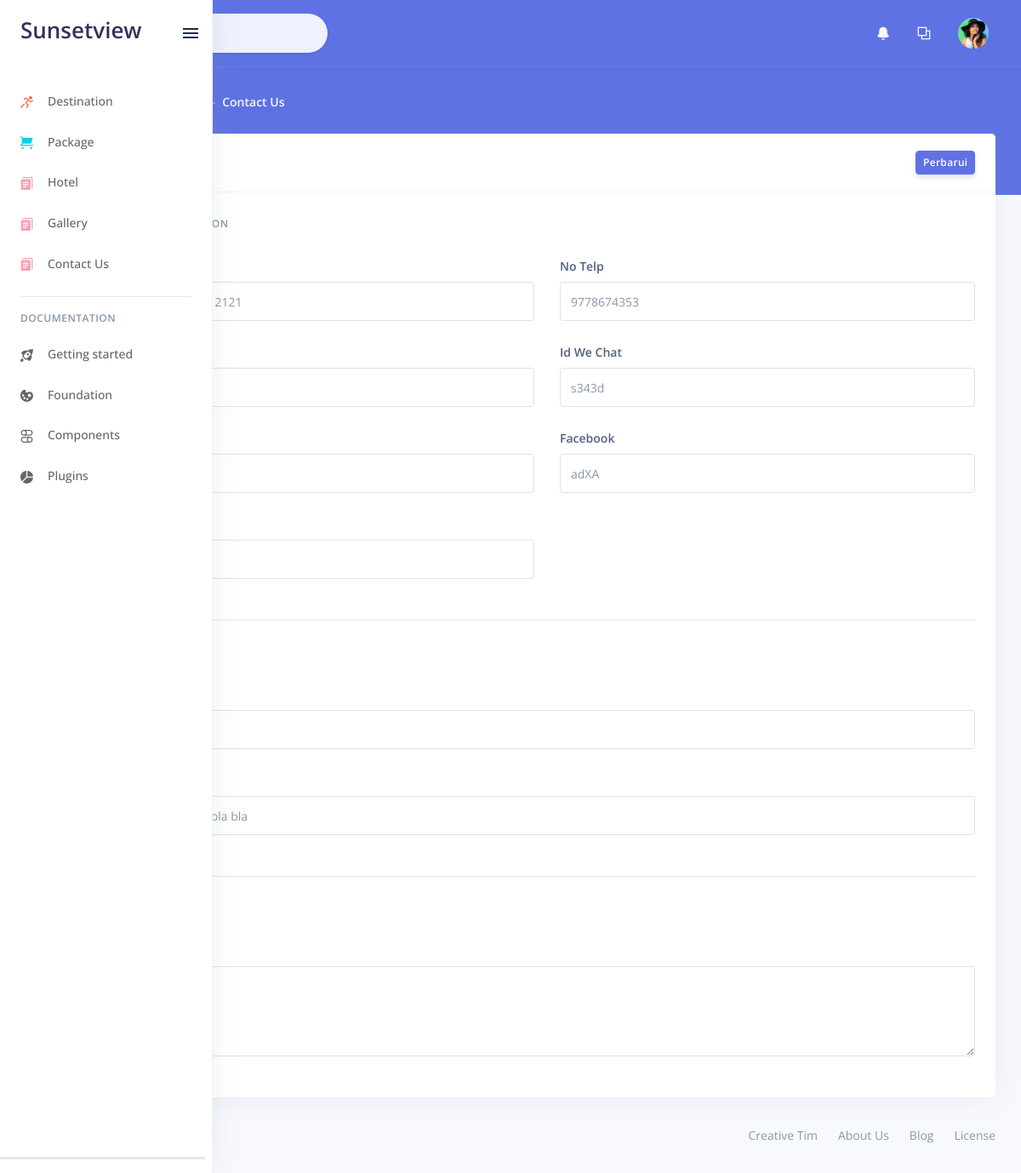
The page /index.php/admin/contact on the database as committed earlier.
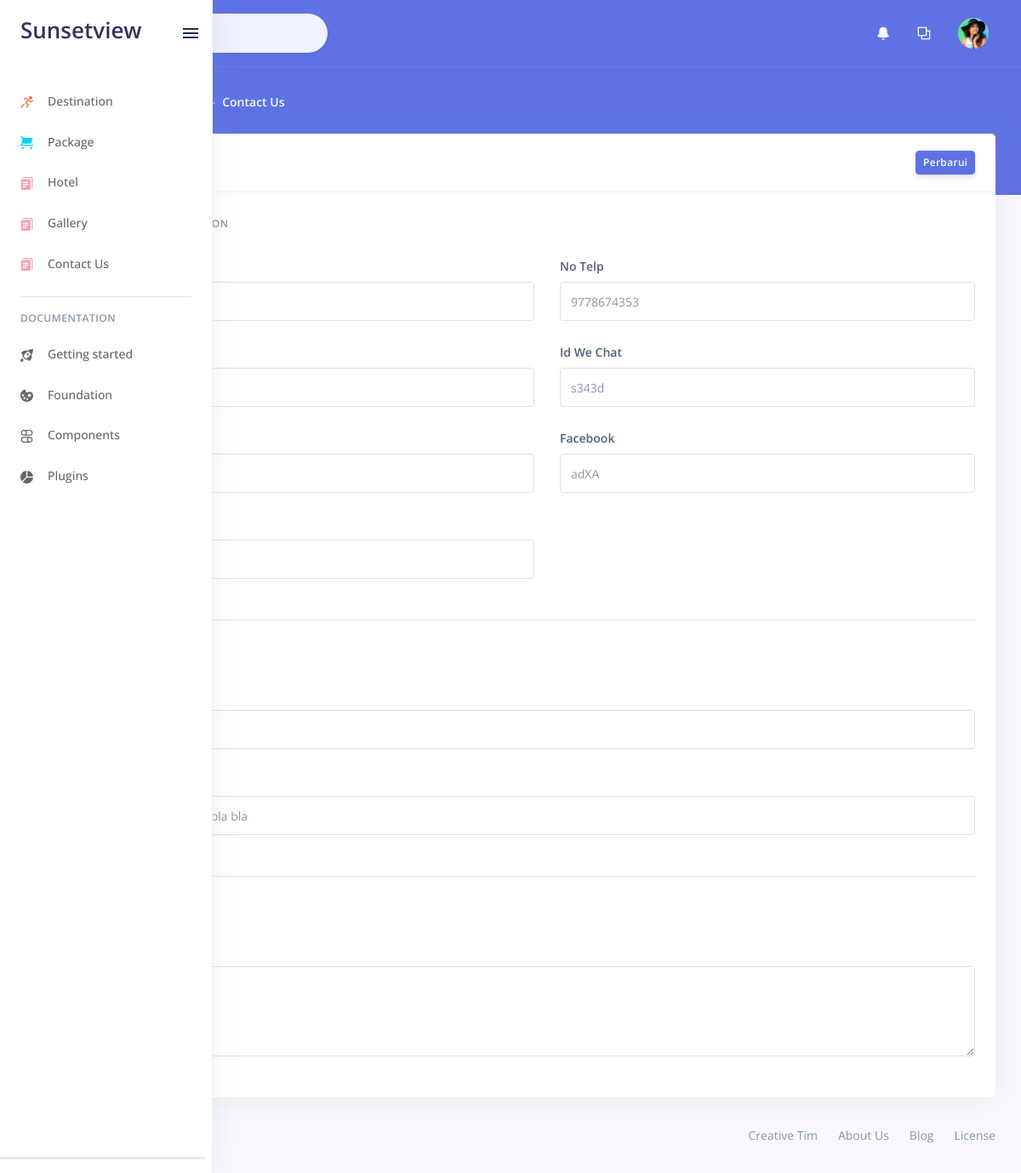
The same page on the database as committed later.
### tables this page shows
CREATE TABLE `contact` (
  `idcontact` int(11) NOT NULL,
  `judul` varchar(100) NOT NULL,
  `isi` text NOT NULL,
  `noWa` varchar(12) NOT NULL,
  `email` varchar(100) NOT NULL,
  `noTelp` varchar(12) NOT NULL,
  `idWchat` varchar(20) NOT NULL,
  `idLine` varchar(20) NOT NULL,
  `facebook` varchar(100) NOT NULL,
  `ig` varchar(100) NOT NULL,
  `redirectFb` text NOT NULL,
  `redirectIg` text NOT NULL,
  `alamat` text NOT NULL
);

### application/controllers/admin/Contact.php (called while the page is built, shortened)
<?php
class Contact extends CI_Controller {
	public function index()
	{
		$data['pro']=$this->M_model->select('contact');
		$this->load->view('admin/v_contactus',$data);
	}
}

### index.php (called while the page is built, shortened)
<?php
require_once BASEPATH.'core/CodeIgniter.php';

### application/models/M_model.php (called while the page is built, shortened)
<?php
class M_model extends CI_Model {
    public function select($table){
    return $this->db->get($table);
  }
}

### application/views/admin/v_contactus.php (the view, shortened to what the changed rows need)
<div class="container-fluid mt--6">
  <div class="row">
    <div class="col">
     <div class="card">
      <div class="card-body">
          <?php foreach ($pro->result() as $cont): ?>
          <h6 class="heading-small text-muted mb-4">Contact Information</h6>
          <div class="pl-lg-4">
            <div class="row">
              <div class="col-lg-6">
                <div class="form-group">
                  <label class="form-control-label" for="input-email">Email</label>
                  <input type="text" id="input-email" class="form-control" name="email" value="<?php echo $cont->email ?>">
                </div>
              </div>
              <div class="col-lg-6">
                <div class="form-group">
                  <label class="form-control-label" for="input-email">No Telp</label>
                  <input type="text" id="input-email" name="telp" class="form-control"value="<?php echo $cont->noTelp ?>">
                </div>
              </div>
            </div>
            <div class="row">
              <div class="col-lg-6">
                <div class="form-group">
                  <label class="form-control-label" for="input-first-name">No Whatsapp</label>
                  <input type="text" id="input-first-name" name="wa" class="form-control" value="<?php echo $cont->noWa ?>">
                </div>
              </div>
              <div class="col-lg-6">
                <div class="form-group">
                  <label class="form-control-label" for="input-last-name">Id We Chat</label>
                  <input type="text" id="input-last-name" name="wchat" class="form-control" value="<?php echo $cont->idWchat ?>">
                </div>
              </div>
              <div class="col-lg-6">
                <div class="form-group">
                  <label class="form-control-label" for="input-last-name">Id Line</label>
                  <input type="text" id="input-last-name" name="line" class="form-control" value="<?php echo $cont->idLine ?>">
                </div>
              </div>
              <div class="col-lg-6">
                <div class="form-group">
                  <label class="form-control-label" for="input-last-name">Facebook</label>
                  <input type="text" id="input-last-name" name="fb" class="form-control" value="<?php echo $cont->facebook ?>">
                </div>
              </div>
              <div class="col-lg-6">
                <div class="form-group">
                  <label class="form-control-label" for="input-last-name">Instagram</label>
                  <input type="text" id="input-last-name" name="ig" class="form-control" value="<?php echo $cont->ig ?>">
                </div>
              </div>
            </div>
          </div>
          <hr class="my-4" />
          <h6 class="heading-small text-muted mb-4">Head Panel</h6>
          <div class="pl-lg-4">
            <div class="row">
              <div class="col-md-12">
                <div class="form-group">
                  <label class="form-control-label" for="input-address">Judul Head</label>
                  <input id="input-address" class="form-control" name="judul" placeholder="Home Address"value="<?php echo $cont->judul ?>" type="text">
                </div>
              </div>
            </div>
            <div class="row">
              <div class="col-lg-12">
                <div class="form-group">
                  <label class="form-control-label" for="input-city">Isi</label>
                   <input id="input-address" name="isi" class="form-control" placeholder="Home Address" value="<?php echo $cont->isi ?>"  type="text">
                </div>
              </div>
            </div>
          </div>
          <hr class="my-4" />
          <h6 class="heading-small text-muted mb-4">Alamat</h6>
          <div class="pl-lg-4">
            <div class="form-group">
              <label class="form-control-label">Alamat</label>
              <textarea rows="4" name="alamat" class="form-control"><?php echo $cont->alamat ?></textarea>
            </div>
          </div>
          <?php endforeach ?>
      </div>
    </div>
  </div>
</div>
</body>
</html>

Rows that differ between the two databases and show on the page:
changed contact "a4fvzx": email "Asd@asd.com12121" → "Asd@asd.com"
